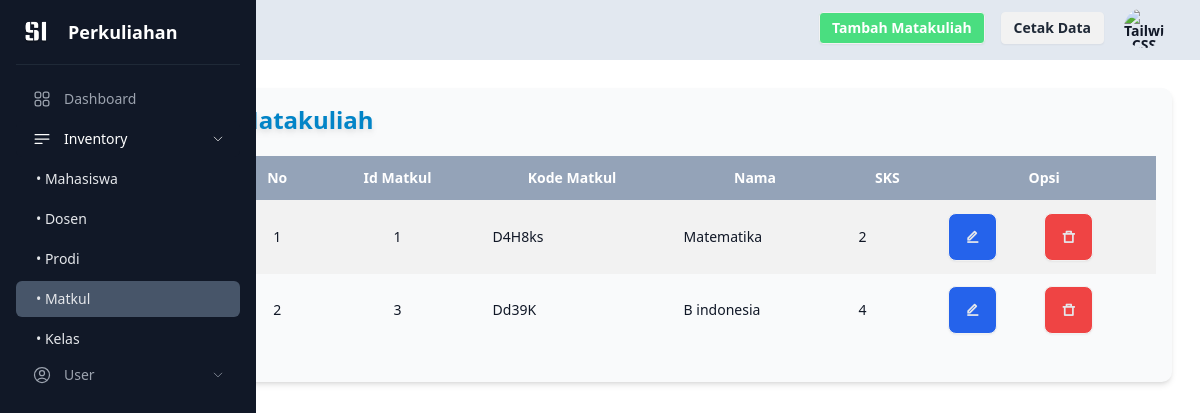
Page /view/tampil_matkul.php on the committed database.
### tables this page shows
CREATE TABLE `matkul` (
  `id_mk` int NOT NULL,
  `kode_mk` varchar(50) NOT NULL,
  `nama_mk` varchar(100) NOT NULL,
  `sks` int NOT NULL
);

### koneksi.php (called while the page is built, shortened)
<?php
class database{
    public $host ="localhost";
    public $username ="root";
    public $password ="";
    public $database ="db_perkuliahan";
    var $koneksi;
    function __construct(){
        $this->koneksi= mysqli_connect($this->host, $this->username, $this->password, $this->database);
    }
    function tampil_data_matakuliah(){
        $query= mysqli_query($this->koneksi,' SELECT * FROM matkul');
        while($row = mysqli_fetch_array($query)){
            $hasil[]=$row;
        }return $hasil;
    }
}

### view/tampil_matkul.php (the view, shortened to what this page needs)
<?php include('../koneksi.php');?>
<!DOCTYPE html>
<html lang="en" data-theme="light">
<head>
    <script src="https://cdn.tailwindcss.com"></script>
    <link
    href="../output.css"
    rel="stylesheet"/>
    <link
    href="https://cdn.jsdelivr.net/npm/remixicon@4.3.0/fonts/remixicon.css"
    rel="stylesheet"/>
</head>
<body class="font-sans text-gray-900  ">
    <div>
        <div class="bg-slate-200 h-[60px]  ">
            <div class="flex flex-row-reverse items-center pt-1 pr-8 gap-4">
            <div class="dropdown dropdown-end">
      <div tabindex="0" role="button" class="btn btn-ghost btn-circle avatar " onclick="pop()" >
        <div class="w-10 rounded-full ">
          <img
            alt="Tailwind CSS Navbar component"
            src="https://img.daisyui.com/images/stock/photo-1534528741775-53994a69daeb.webp" />
        </div>
      </div>
    </div>
                        <a class="btn btn-sm rounded" href="../print/cetakdata_mk.php">Cetak Data</a>
                        <a class="btn btn-sm rounded bg-green-400 text-white hover:bg-green-700 " href="../form/tambah_matkul.php">Tambah Matakuliah</a>
            </div>
        </div>
        <div class="ml-[16%] p-7">
        <div class="bg-gray-50 rounded-[10px] w-full p-4 shadow-md  items-center">
        <h1 class="font-bold text-2xl text-sky-600 drop-shadow-md">Matakuliah</h1>
            <div class="pt-5 pb-5 flex items-center justify-center w-full overflow-x-auto">
                <table class=" border-white pb-auto w-full table table-zebra">
                    <tr class="bg-slate-400 text-white  text-center ">
                        <th>No</th>
                        <th class="pl-4">Id Matkul</th>
                        <th>Kode Matkul</th>
                        <th>Nama</th>
                        <th>SKS</th>
                        <th colspan="2">Opsi</th>
                    </tr>
                    <?php
                        $database = new database();
                        $no=1;
                        $data_mk = $database->tampil_data_matakuliah();
                        foreach ($data_mk as $row) {
                    ?>
                    <tr class="pointer hover:bg-gray-200">
                        <td class="text-center"><?php echo $no++ ?></td>
                        <td class="text-center"><?php echo $row['id_mk'] ?></td>
                        <td><?php echo $row['kode_mk'] ?></td>
                        <td><?php echo $row['nama_mk']?></td>
                        <td><?php echo $row['sks']?></td>
                        <td><a class="bg-blue-600 text-gray-200 hover:bg-blue-800 btn  mr-[-20px]" href="../form/edit_matkul.php?id=<?php echo $row['id_mk'];?>&aksi_mk=edit"><i class="ri-edit-line"></i></a></td>
                        <td><a class="bg-red-500 text-gray-200 hover:bg-red-700 btn hapus" href="../proses/crud_matkul.php?id=<?php echo $row['id_mk'];?>&aksi_mk=hapus"><i class="ri-delete-bin-7-line"></i></a></td>
                    </tr>
                    <?php } ?>
                </table>
            </div>
        </div>
        </div>
     </div>
     <div class="fixed left-0 top-0 w-64 h-full bg-gray-900 p-4">
            <a href="#" class="flex items-center pb-4 border-b border-b-gray-800">
            <img src="../si.png" alt="" class="w-10 h-8 rounded object-cover">
            <span class="text-lg font-bold text-white ml-3">Perkuliahan</span>
            </a>
            <ul class="mt-4 sidebar-menu" >
                <li class="mb-1 group">
                    <a href="dashboard.php" class="flex items-center py-2 px-4 text-gray-400 hover:text-gray-100 hover:bg-gray-950 rounded-md group-[.active]:bg-gray-800 group-[.selected]:bg-gray-950 group-[.selected]:text-gray-100 group-[.active]:text-white">
                    <span class="text-sm pl-3">Dashboard</span>
                    </a>
                </li>
                <li class="mb-1 group active transition duration-200" onclick="dropDown1()">
                    <a href="#" class="flex items-center py-2 px-4 text-gray-400 hover:text-gray-100 hover:bg-gray-950 rounded-md group-[.active]:bg-gray-900  group-[.active]:text-white group-[.selected]:bg-gray-950 group-[.selected]:text-gray-100 sidebar-dropdown-toggle ">
                    <svg xmlns="http://www.w3.org/2000/svg" fill="none" viewBox="0 0 24 24" stroke-width="1.5" stroke="currentColor" class="size-5">
  <path stroke-linecap="round" stroke-linejoin="round" d="M3.75 6.75h16.5M3.75 12h16.5m-16.5 5.25H12" />
</svg>
                    <span class="text-sm pl-3">Inventory</span>
                    <svg xmlns="http://www.w3.org/2000/svg" fill="none" viewBox="0 0 24 24" stroke-width="1.5" stroke="currentColor" class="size-3 ml-auto rotate-90" id="arrow1">
  <path stroke-linecap="round" stroke-linejoin="round" d="m8.25 4.5 7.5 7.5-7.5 7.5" />
</svg>
                    </a>
                </li>
                    <div class=" leading-7 text-left text-sm " id="submenu1">
                        <a href="tampil_mahasiswa.php"><h1 class="cursor-pointer p-1 hover:bg-gray-700 rounded-md text-gray-200 pl-5">•  Mahasiswa</h1></a>
                        <a href="tampil_dosen.php"><h1 class="cursor-pointer p-1 hover:bg-gray-700 rounded-md mt-1 text-gray-200 pl-5">•  Dosen</h1></a>
                        <a href="tampil_prodi.php"><h1 class="cursor-pointer p-1 hover:bg-gray-700 rounded-md mt-1 text-gray-200 pl-5">•  Prodi</h1></a>
                        <a href="tampil_matkul.php"><h1 class="cursor-pointer p-1 hover:bg-gray-700 rounded-md mt-1 text-gray-200 pl-5  bg-slate-600">•  Matkul</h1></a>
                        <a href="tampil_kelas.php"><h1 class="cursor-pointer p-1 hover:bg-gray-700 rounded-md mt-1 text-gray-200 pl-5">•  Kelas</h1></a>
                    </div>
                <li class="mb-1 group"  onclick="dropDown2()">
                    <a href="#" class="flex items-center py-2 px-4 text-gray-400 hover:text-gray-100 hover:bg-gray-950 rounded-md group-[.active]:bg-gray-800  group-[.active]:text-white  group-[.selected]:bg-gray-950 group-[.selected]:text-gray-100 sidebar-dropdown-toggle">
                    <span class="text-sm pl-3">User</span>
                    <svg xmlns="http://www.w3.org/2000/svg" fill="none" viewBox="0 0 24 24" stroke-width="1.5" stroke="currentColor" class="size-3 ml-auto rotate-90" id="arrow2">
  <path stroke-linecap="round" stroke-linejoin="round" d="m8.25 4.5 7.5 7.5-7.5 7.5" />
</svg>
                    </a>
                </li>
            </ul>
     </div>
</body>
</html>

### rows in the picture
matkul: id_mk "1", kode_mk "D4H8ks", nama_mk "Matematika", sks "2"
matkul: id_mk "3", kode_mk "Dd39K", nama_mk "B indonesia", sks "4"
